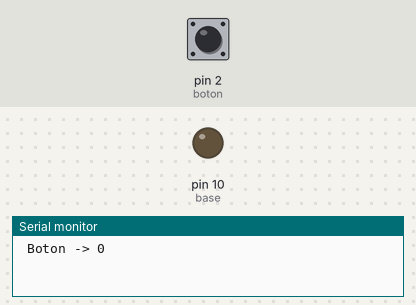
A sketch run on a simulated Arduino Uno, built with avr-gcc and run on an emulated ATmega328P. Parts: output pins drawn as LEDs (lit = HIGH), the last lines printed to the serial monitor. Inputs (shaded band) come from the test bench; at power-on: pin 2 (boton) LOW.

Above: at 0.1 s.
At 1.1 s:
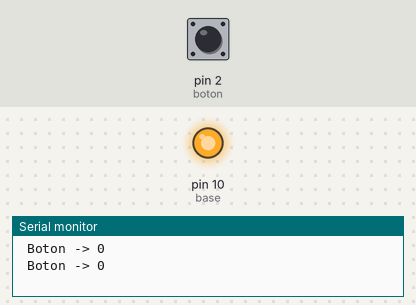
Timing chart, 0 to 2.6 s (numbered marks = the images above):
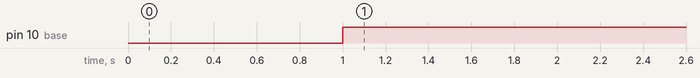

Measured:
- by itself, pin 10 (base): LOW → HIGH at 1.0 s

The sketch:

MotorTransistores.ino
```cpp
/*
	@author: Josep Juda

	Este programa hace uso de los transistores
	TIP122
	TIP31C

	Notas: Recordad que no se está usando el PULL_UP interno,
	hacer el arreglo para el push button.

**/


int potenciometro;
int base = 10;
int boton = 2;


void setup() {
  Serial.begin(9600);
  pinMode(boton, INPUT);
  pinMode(base, OUTPUT);
}


void loop() {

  Serial.print(" Boton -> ");
  Serial.println( digitalRead(boton));
  delay( 1000 );


  if( digitalRead( boton ) == HIGH ){
    digitalWrite( base, LOW);
  }
  if ( digitalRead( boton ) == LOW ){
    digitalWrite( base, HIGH);
  }

}
```
